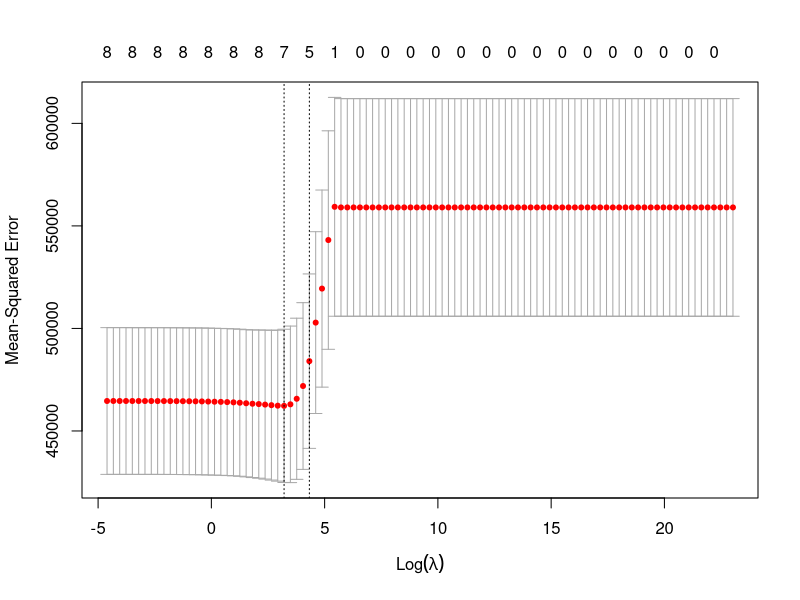

R code for this plot:
## ---- chunk 1
require(MASS)
data <- birthwt
data <- data[,-1]
attach(data)
race=as.factor(race)
smoke=as.factor(smoke)
ui=as.factor(ui)
ht=as.factor(ht)
dat <- data.frame(age,lwt,race,smoke,ptl,ht,ui,ftv)
x  <- data.matrix(dat)
dim(x)
y <- data$bwt
d <- seq(1,189)
train <- sample(d,151,replace=F)
test <- d[-train]
grid =10^seq (10,-2, length=100)
# Lasso
set.seed(1)
require(glmnet)
lasso.mod <- glmnet(x[train,],y[train],alpha=1,lambda=grid)
lasso.cv <- cv.glmnet(x[train,],y[train],alpha=1,lambda=grid)
plot(lasso.cv)
bestlam <- lasso.cv$lambda.min
lam.1se <- lasso.cv$lambda.1se
lasso.pred <- predict(lasso.mod,s=bestlam,newx=x[test,])
mean((lasso.pred-y[test])^2)
out <- glmnet(x,y,alpha=1,lambda=grid)
lasso.coef <- predict(out,type="coefficients",s=bestlam)
lasso.coef
## ---- chunk 2
set.seed(2592)
# stepwise
fit.stepwise <- lm(bwt~age+lwt+race+smoke+ptl+ht+ui+ftv,data=dat)
fit.stepwise <- stepAIC(fit.stepwise,direction=c("both"))
fit.stepwise$anova
fit.stepwise$coef
